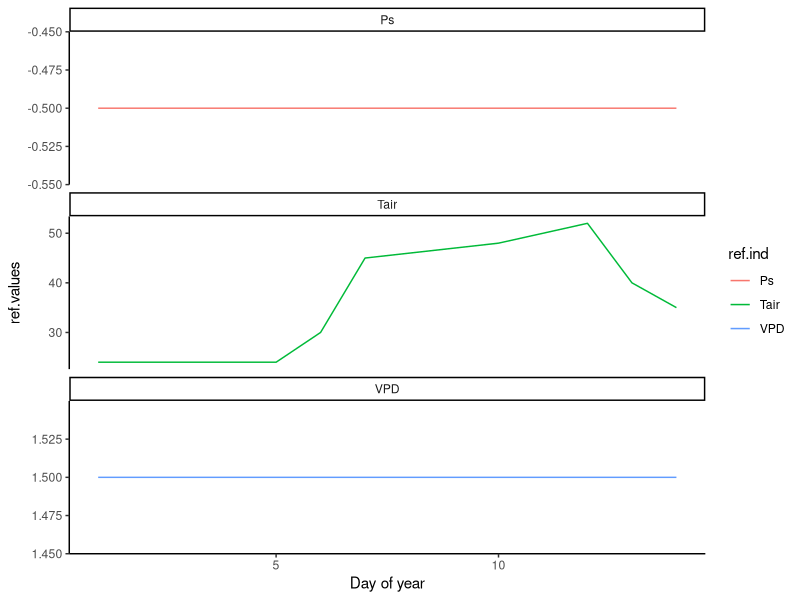
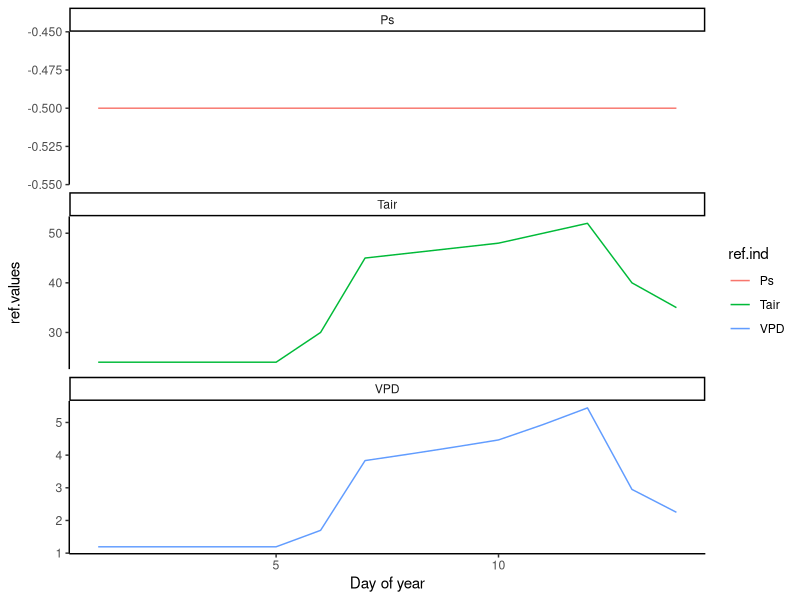
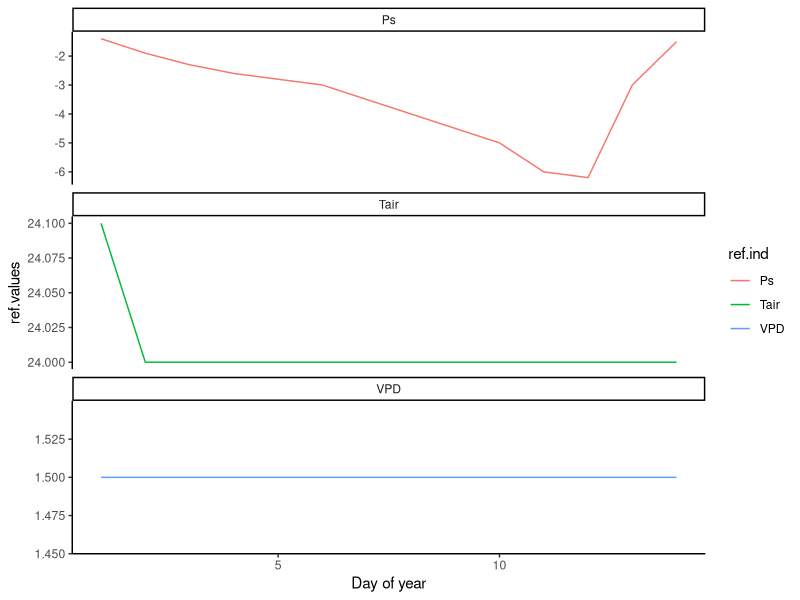
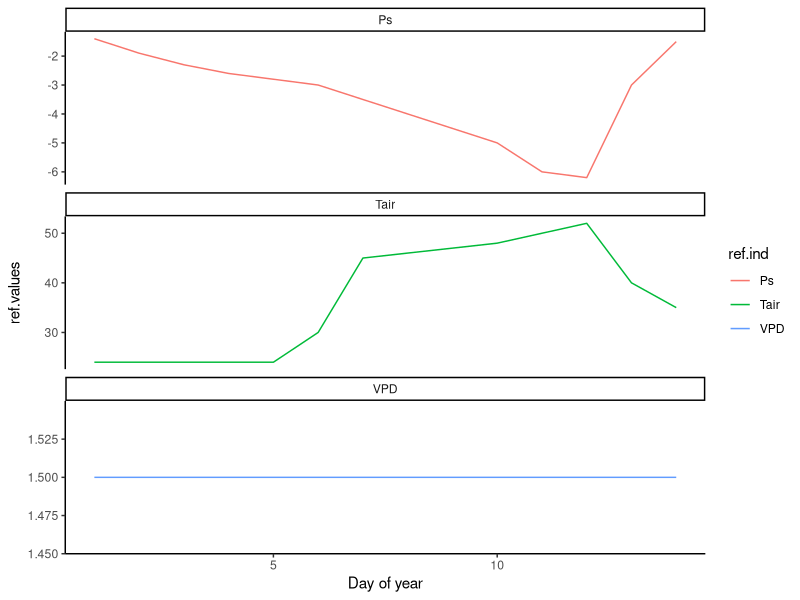
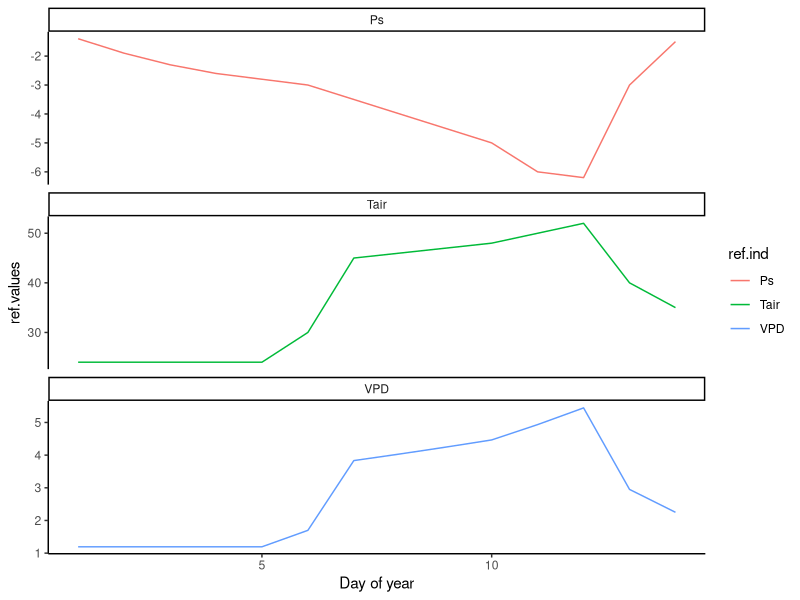
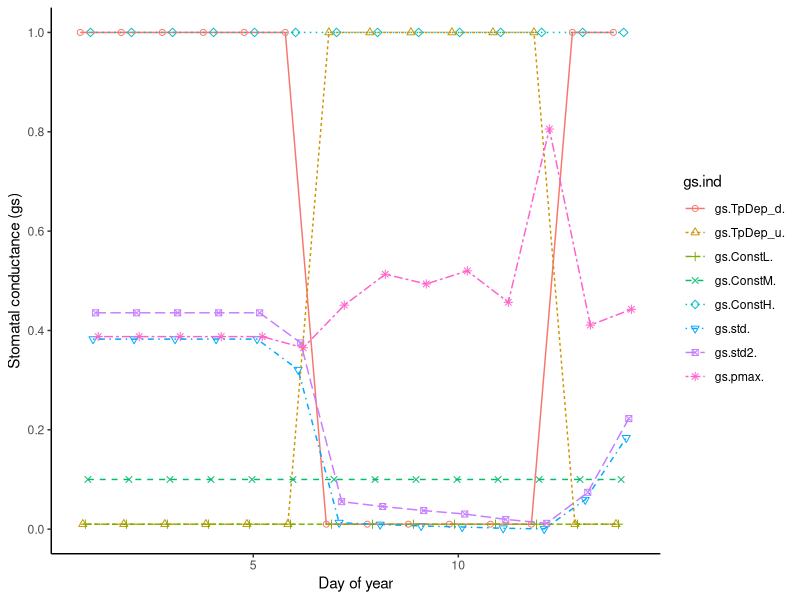
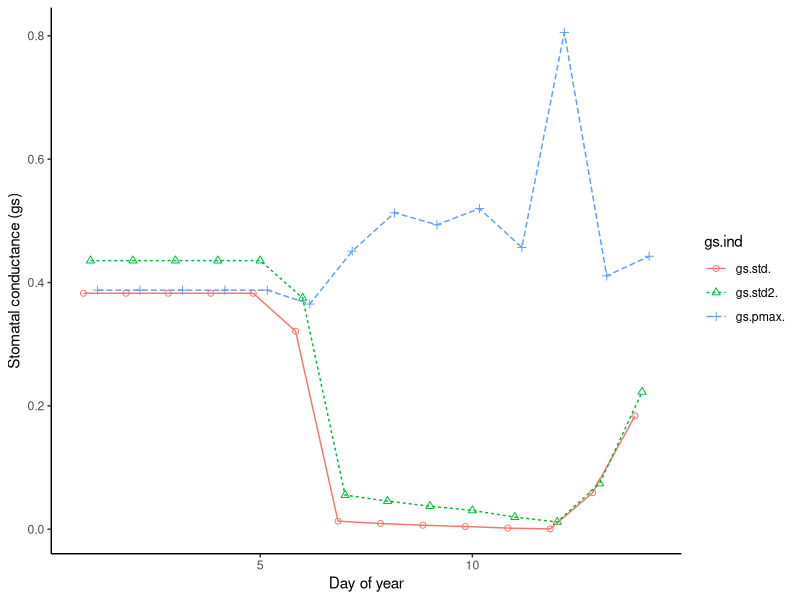
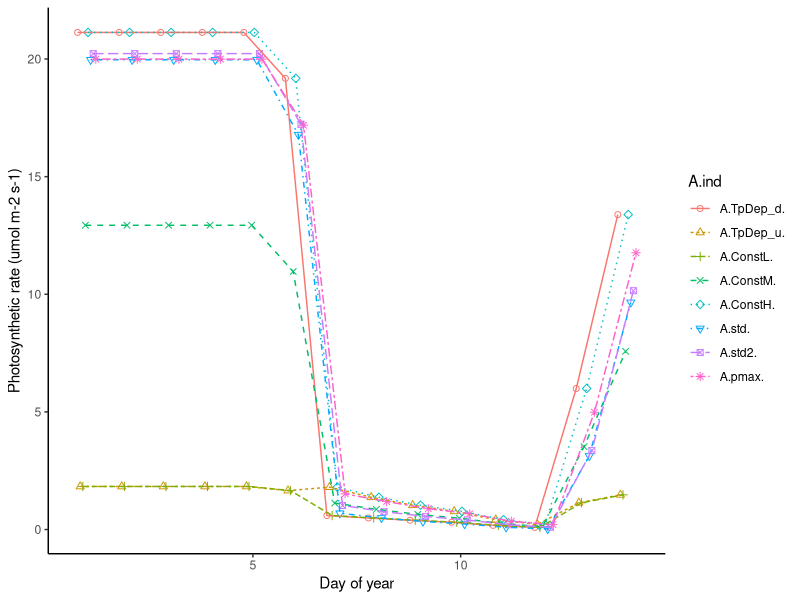

Generate these figures, in order, with R:
## ---- chunk 1
knitr::opts_chunk$set(echo = TRUE)
library(tidyverse)
library(ggpubr)
## ---- chunk 2
# Output data frame with all simulations
all_simulations = read.csv(
  'HW_drought_test/all_site_spp_simulations.csv') %>%
  rename(treatment = site_spp)


# Output data frames for individual simulations
drought_only = 
  subset(all_simulations, treatment=='drought_only')[,-1]
HW_only_constD = 
  subset(all_simulations, treatment=='HW_only_constD')[,-1]
HW_only_varD_pwr = 
  subset(all_simulations, treatment=='HW_only_varD_pwr')[,-1]
HW_only_varD_RH60 = 
  subset(all_simulations, treatment=='HW_only_varD_RH60')[,-1]
HW_and_drought_constD = 
  subset(all_simulations, treatment=='HW_and_drought_constD')[,-1]
HW_and_drought_varD_pwr = 
  subset(all_simulations, treatment=='HW_and_drought_varD_pwr')[,-1]
HW_and_drought_varD_RH60 = 
  subset(all_simulations, treatment=='HW_and_drought_varD_RH60')[,-1]
## ---- chunk 3
# Define function to reorganize data frames for plotting
create_plotting_df = function(df)
{
  df_1 = cbind(doy = df$doy, 
               Tair = df$Tair, 
               VPD = df$VPD, 
               Ps = df$Ps,
               A = stack(df[1:9]),
               E = stack(df[10:18]),
               gs = stack(df[19:27]),
               gb = stack(df[28:36]),
               Ci = stack(df[38:46]),
               Tleaf = stack(df[47:55]),               
               Pleaf = stack(df[56:64]),
               Rublim = stack(df[66:74]),
               ref = stack(df[75:77]),
               gmin.std2. = df$gmin.std2.,
               k.pmax. = df$k.pmax.
  )
  return(df_1)
}

# Apply function to all data frames
drought_only = create_plotting_df(drought_only)
HW_only_constD = create_plotting_df(HW_only_constD)
HW_only_varD_pwr = create_plotting_df(HW_only_varD_pwr)
HW_only_varD_RH60 = create_plotting_df(HW_only_varD_RH60)
HW_and_drought_constD = create_plotting_df(HW_and_drought_constD)
HW_and_drought_varD_pwr = create_plotting_df(HW_and_drought_varD_pwr)
HW_and_drought_varD_RH60 = create_plotting_df(HW_and_drought_varD_RH60)
## ---- chunk 4
# Define a function to plot time series for a given simulation, response, and environmental variable
plot_time_series = function(df, # Data frame for specific simulation
                            yval, # Response variable
                            yind, # Corresponding index
                            ref, # Environmental reference variable
                            coeff, # Scaling coefficient from yval to ref
                            int, # Scaling intercept from yval to ref
                            ylab, # y-axis label
                            reflab, # Environmental variable label
                            ybreaks # Specify breaks for y-axis
                            )
  {
  p = ggplot(df, 
             aes(x = doy)) + 
    geom_point(size = 1.7, position=position_dodge(width=0.5), 
               aes(y = {{yval}}, color = {{yind}}, shape = {{yind}})) + 
    geom_line(position=position_dodge(width=0.5), 
              aes(y = {{yval}}, linetype = {{yind}}, color = {{yind}})) +
    geom_line(position=position_dodge(width=0.5), aes(y = ({{ref}}-int)/coeff)) +
    theme_classic() + 
    scale_x_continuous(name = 'Day of year') + 
    scale_y_continuous(name = ylab,
                       breaks = ybreaks,
                       sec.axis = sec_axis(~. * coeff + int,
                                           name = reflab)) +
    scale_shape_manual(values=1:9)
}

#Same as previous, except without an environmental reference variable
plot_time_series_noref = function(df, # Data frame for specific simulation
                            yval, # Response variable
                            yind, # Corresponding index
                            ylab, # y-axis label
                            ybreaks # Specify breaks for y-axis
                            )
  {
  p = ggplot(df, 
             aes(x = doy)) + 
    geom_point(size = 1.7, position=position_dodge(width=0.5), 
               aes(y = {{yval}}, color = {{yind}}, shape = {{yind}})) + 
    geom_line(position=position_dodge(width=0.5), 
              aes(y = {{yval}}, linetype = {{yind}}, color = {{yind}})) +
    theme_classic() + 
    scale_x_continuous(name = 'Day of year') + 
    scale_y_continuous(name = ylab,
                       breaks = ybreaks) +
    scale_shape_manual(values=1:9)
}

#Same as previous, except without an environmental reference variable
plot_time_series_ref = function(df) # Data frame for specific simulation
  {
  ggplot(df,aes(x = doy, y = ref.values, color = ref.ind)) + 
    geom_line() +
    theme_classic() + 
    scale_x_continuous(name = 'Day of year') + 
   facet_wrap(~ref.ind, ncol = 1, scales = "free_y")
}
## ---- chunk 5
HW_constD_ref = plot_time_series_ref(HW_only_constD)
HW_varD_ref = plot_time_series_ref(HW_only_varD_RH60)

drought_ref = plot_time_series_ref(drought_only)

HWdr_constD_ref = plot_time_series_ref(HW_and_drought_constD)
HWdr_varD_ref = plot_time_series_ref(HW_and_drought_varD_RH60)

plot(HW_constD_ref)
plot(HW_varD_ref)
plot(drought_ref)
plot(HWdr_constD_ref)
plot(HWdr_varD_ref)
## ---- chunk 6

just_k = all_simulations %>%
  filter(!(treatment %in% c('HW_and_drought_varD_pwr','HW_only_varD_pwr', 'HW_and_drought_constD', 'HW_only_constD'))) %>%
  select(treatment, doy, k.pmax.)

time_series_k = ggplot(just_k, 
             aes(x = doy, y = k.pmax., color = treatment)) + 
    geom_point(size = 1.7, position=position_dodge(width=0.5), 
               aes( shape = treatment)) + 
    geom_line(position=position_dodge(width=0.5), 
              aes(linetype = treatment)) +

    theme_classic() + 
    scale_x_continuous(name = 'Day of year', breaks = seq(0,14, by=2)) + 
    scale_y_continuous(name = 'k (mmol m-2 s-1 MPa-1)') +
  geom_vline(xintercept = 6, color='red', linetype = 'dashed') +
  geom_hline(yintercept = 0.167, color='red', linetype = 'dashed')
## ---- chunk 7
HW_constD_GsvTime = plot_time_series_noref(df = subset(HW_only_constD,
                                                       gs.ind != 'gs.Treg.'
                                                 ),
                 y = gs.values, 
                 yind = gs.ind, 
                 ylab = "Stomatal conductance (gs)", 
                 ybreaks = c(-0.2, 0, 0.2, 0.4, 0.6, 0.8, 1)
                 )

HW_constD_GsvTime_1 = plot_time_series_noref(
  df = subset(HW_only_constD,
              gs.ind == 'gs.std.' | gs.ind == 'gs.std2.' | gs.ind == 'gs.pmax.'
              ),
  y = gs.values,
  yind = gs.ind,
  ylab = "Stomatal conductance (gs)",
  ybreaks = c(-0.2,0, 0.2, 0.4, 0.6, 0.8,1)
  )

plot(HW_constD_GsvTime)
plot(HW_constD_GsvTime_1)
## ---- chunk 8
HW_constD_AvTime = plot_time_series_noref(
  df = subset(HW_only_constD,
              A.ind != "A.Treg."),
  y = A.values, 
  yind = A.ind, 
  ylab = "Photosynthetic rate (umol m-2 s-1)", 
  ybreaks = seq(0,20, by=5)
  )

HW_constD_AvTime_1 = plot_time_series_noref(
  df = subset(HW_only_constD,
              gs.ind == 'gs.std.' | gs.ind == 'gs.std2.' | gs.ind == 'gs.pmax.'
              ),
  y = A.values,
  yind = A.ind,
  ylab = "Photosynthetic rate (umol m-2 s-1)", 
  ybreaks = seq(0,20, by=5)
  )

plot(HW_constD_AvTime)
plot(HW_constD_AvTime_1)
## ---- chunk 9
HW_constD_LWPvTime = plot_time_series_noref(
  df = subset(HW_only_constD,
              Pleaf.ind != 'Pleaf.Treg.'),
  y = Pleaf.values, 
  yind = Pleaf.ind, 
  ylab = "Leaf water potential (MPa)", 
  ybreaks = seq(-6, 0, by=2)
  )

HW_constD_LWPvTime_1 = plot_time_series_noref(
  df = subset(HW_only_constD,
              gs.ind == 'gs.std.' | gs.ind == 'gs.std2.' | gs.ind == 'gs.pmax.'
              ),
  y = Pleaf.values,
  yind = Pleaf.ind,
  ylab = "Leaf water potential (MPa)", 
  ybreaks = seq(-6,0, by=2)
  )

plot(HW_constD_LWPvTime)
plot(HW_constD_LWPvTime_1)
## ---- chunk 10
HW_constD_EvTime = plot_time_series_noref(
  df = subset(HW_only_constD,
              E.ind != 'E.Treg.'),
  y = E.values, 
  yind = E.ind, 
  ylab = "Transpiration rate (mmol m-2 s-1)", 
  ybreaks = seq(0,15, by=5)
  )

HW_constD_EvTime_1 = plot_time_series_noref(
  df = subset(HW_only_constD,
              gs.ind == 'gs.std.' | gs.ind == 'gs.std2.' | gs.ind == 'gs.pmax.'
              ),
  y = E.values,
  yind = E.ind,
  ylab = "Transpiration rate (mmol m-2 s-1)", 
  ybreaks = seq(0,15, by=5)
  )

plot(HW_constD_EvTime)
plot(HW_constD_EvTime_1)
## ---- chunk 11
HW_constD_TleafvTime = plot_time_series(
  df = subset(HW_only_constD, Tleaf.ind != 'Tleaf.Treg.'),
  y = Tleaf.values, 
  yind = Tleaf.ind, 
  ref = Tair, 
  coeff = 1, 
  int = 0,
  ylab = "Leaf and air temperature (°C)", 
  reflab = 'Air temperature (°C)', 
  ybreaks = seq(30,55,by=5)
  )

HW_constD_TleafvTime_1 = plot_time_series(
  df = subset(HW_only_constD,
              gs.ind == 'gs.std.' | gs.ind == 'gs.std2.' | gs.ind == 'gs.pmax.'
              ),
  y = Tleaf.values, 
  yind = Tleaf.ind, 
  ref = Tair, 
  coeff = 1, 
  int = 0,
  ylab = "Leaf and air temperature (°C)", 
  reflab = 'Air temperature (°C)', 
  ybreaks = c(-0.1, 0, 0.1, 0.2, 0.3, 0.4)
  )

HW_constD_TleafvTime_zoom = plot_time_series(
  df = subset(HW_only_constD, Tleaf.ind != 'Tleaf.Treg.' & doy > 1 & doy < 8),
  y = Tleaf.values, 
  yind = Tleaf.ind, 
  ref = Tair, 
  coeff = 1, 
  int = 0,
  ylab = "Leaf temperature (°C)", 
  reflab = 'Air temperature (°C)', 
  ybreaks = seq(30,55,by=5)
  )

plot(HW_constD_TleafvTime)

plot(HW_constD_TleafvTime_zoom)
## ---- chunk 12
HW_varD_GsvTime = plot_time_series_noref(df = HW_only_varD_RH60, 
                 y = gs.values, 
                 yind = gs.ind, 
                 ylab = "Stomatal conductance (gs)", 
                 ybreaks = c(-0.2, 0, 0.2, 0.4, 0.6, 0.8, 1)
                 )
HW_varD_GsvTime_1 = plot_time_series_noref(
  df = filter(HW_only_varD_RH60,
              gs.ind == 'gs.std.' | gs.ind == 'gs.std2.' | gs.ind == 'gs.pmax.'), 
  y = gs.values, 
  yind = gs.ind, 
  ylab = "Stomatal conductance (gs)", 
  ybreaks = c(-0.2, 0, 0.2, 0.4, 0.6, 0.8, 1)
  )

plot(HW_varD_GsvTime)
plot(HW_varD_GsvTime_1)
## ---- chunk 13
HW_varD_AvTime = plot_time_series_noref(
  df = subset(HW_only_varD_RH60,
              A.ind != "A.Treg."),
  y = A.values, 
  yind = A.ind, 
  ylab = "Photosynthetic rate (umol m-2 s-1)", 
  ybreaks = seq(0,20, by=5)
  )

HW_varD_AvTime_1 = plot_time_series_noref(
  df = subset(HW_only_varD_RH60,
              gs.ind == 'gs.std.' | gs.ind == 'gs.std2.' | gs.ind == 'gs.pmax.'
              ),
  y = A.values,
  yind = A.ind,
  ylab = "Photosynthetic rate (umol m-2 s-1)", 
  ybreaks = seq(0,20, by=5)
  )

plot(HW_varD_AvTime)
plot(HW_varD_AvTime_1)
## ---- chunk 14
HW_varD_LWPvTime = plot_time_series_noref(
  df = subset(HW_only_varD_RH60,
              Pleaf.ind != 'Pleaf.Treg.'),
  y = Pleaf.values, 
  yind = Pleaf.ind, 
  ylab = "Leaf water potential (MPa)", 
  ybreaks = seq(-10, 0, by=2)
  )

HW_varD_LWPvTime_1 = plot_time_series_noref(
  df = subset(HW_only_varD_RH60,
              gs.ind == 'gs.std.' | gs.ind == 'gs.std2.' | gs.ind == 'gs.pmax.'
              ),
  y = Pleaf.values,
  yind = Pleaf.ind,
  ylab = "Leaf water potential (MPa)", 
  ybreaks = seq(-10,0, by=2)
  )

plot(HW_varD_LWPvTime)
plot(HW_varD_LWPvTime_1)
## ---- chunk 15
HW_varD_EvTime = plot_time_series_noref(
  df = subset(HW_only_varD_RH60,
              E.ind != 'E.Treg.'),
  y = E.values, 
  yind = E.ind, 
  ylab = "Transpiration rate (mmol m-2 s-1)", 
  ybreaks = seq(0,35, by=5)
  )

HW_varD_EvTime_1 = plot_time_series_noref(
  df = subset(HW_only_varD_RH60,
              gs.ind == 'gs.std.' | gs.ind == 'gs.std2.' | gs.ind == 'gs.pmax.'
              ),
  y = E.values,
  yind = E.ind,
  ylab = "Transpiration rate (mmol m-2 s-1)", 
  ybreaks = seq(0,10, by=2)
  )

plot(HW_varD_EvTime)
plot(HW_varD_EvTime_1)
## ---- chunk 16
HW_varD_TleafvTime = plot_time_series(
  df = subset(HW_only_varD_RH60, Tleaf.ind != 'Tleaf.Treg.'), 
  y = Tleaf.values, 
  yind = Tleaf.ind, 
  ref = Tair, 
  coeff = 1, 
  int = 0,
  ylab = "Leaf and air temperature (°C)", 
  reflab = 'Air temperature (°C)', 
  ybreaks = seq(30,55, by=5)
)

HW_varD_TleafvTime_1 = plot_time_series(
  df = subset(HW_only_varD_RH60,
              gs.ind == 'gs.std.' | gs.ind == 'gs.std2.' | gs.ind == 'gs.pmax.'
              ),
  y = Tleaf.values, 
  yind = Tleaf.ind, 
  ref = Tair, 
  coeff = 1, 
  int = 0,
  ylab = "Leaf and air temperature (°C)", 
  reflab = 'Air temperature (°C)', 
  ybreaks = seq(30,55, by=5))

HW_varD_TleafvTime_zoom = plot_time_series(
  df = subset(HW_only_varD_RH60, Tleaf.ind != 'Tleaf.Treg.' & doy > 1 & doy < 8),
  y = Tleaf.values, 
  yind = Tleaf.ind, 
  ref = Tair, 
  coeff = 1, 
  int = 0,
  ylab = "Leaf temperature (°C)", 
  reflab = 'Air temperature (°C)', 
  ybreaks = c(-0.1, 0, 0.1, 0.2, 0.3, 0.4)
  )

plot(HW_varD_TleafvTime)

plot(HW_varD_TleafvTime_zoom)
## ---- chunk 17
drought_GsvTime = plot_time_series_noref(df = drought_only, 
                 y = gs.values, 
                 yind = gs.ind, 
                 ylab = "Stomatal conductance (gs)", 
                 ybreaks = c(0,0.2,0.4,0.6, 0.8,1)
                 )

drought_GsvTime_1 = plot_time_series_noref(
  df = filter(drought_only,
              gs.ind == 'gs.std.' | gs.ind == 'gs.std2.' | gs.ind == 'gs.pmax.'), 
  y = gs.values, 
  yind = gs.ind, 
  ylab = "Stomatal conductance (gs)", 
  ybreaks = c(-0.2, 0, 0.2, 0.4, 0.6, 0.8, 1)
  )

plot(drought_GsvTime)
plot(drought_GsvTime_1)
## ---- chunk 18
drought_AvTime = plot_time_series_noref(
  df = drought_only,
  y = A.values, 
  yind = A.ind, 
  ylab = "Photosynthetic rate (umol m-2 s-1)", 
  ybreaks = seq(0,20, by=5)
  )

drought_AvTime_1 = plot_time_series_noref(
  df = subset(drought_only,
              gs.ind == 'gs.std.' | gs.ind == 'gs.std2.' | gs.ind == 'gs.pmax.'
              ),
  y = A.values,
  yind = A.ind,
  ylab = "Photosynthetic rate (umol m-2 s-1)", 
  ybreaks = seq(0,20, by=5)
  )

plot(drought_AvTime)
plot(drought_AvTime_1)
## ---- chunk 19
drought_LWPvTime = plot_time_series_noref(
  df = subset(drought_only,
              ),
  y = Pleaf.values, 
  yind = Pleaf.ind, 
  ylab = "Leaf water potential (MPa)", 
  ybreaks = seq(-10, -2, by=2)
  )

drought_LWPvTime_1 = plot_time_series_noref(
  df = subset(drought_only,
              gs.ind == 'gs.std.' | gs.ind == 'gs.std2.' | gs.ind == 'gs.pmax.'
              ),
  y = Pleaf.values,
  yind = Pleaf.ind,
  ylab = "Leaf water potential (MPa)", 
  ybreaks = seq(-10,-2, by=2)
  )

plot(drought_LWPvTime)
plot(drought_LWPvTime_1)
## ---- chunk 20
drought_EvTime = plot_time_series_noref(
  df = subset(drought_only,
              E.ind != 'E.Treg.'),
  y = E.values, 
  yind = E.ind, 
  ylab = "Transpiration rate (mmol m-2 s-1)", 
  ybreaks = seq(0,12, by=2)
  )

drought_EvTime_1 = plot_time_series_noref(
  df = subset(drought_only,
              gs.ind == 'gs.std.' | gs.ind == 'gs.std2.' | gs.ind == 'gs.pmax.'
              ),
  y = E.values,
  yind = E.ind,
  ylab = "Transpiration rate (mmol m-2 s-1)", 
  ybreaks = seq(0,12, by=2)
  )

plot(drought_EvTime)
plot(drought_EvTime_1)
## ---- chunk 21
drought_TleafvTime = plot_time_series(
  df = drought_only, 
  y = Tleaf.values, 
  yind = Tleaf.ind, 
  ref = Tair,
  coeff = 1, 
  int = 0,
  ylab = "Leaf and air temperature (°C)", 
  reflab = 'Air temperature (°C)', 
  ybreaks = c(23,24,25,26,27)
  )

drought_TleafvTime_1 = plot_time_series(
  df = subset(drought_only,
   gs.ind == 'gs.std.' | gs.ind == 'gs.std2.' | gs.ind == 'gs.pmax.'           ), 
  y = Tleaf.values, 
  yind = Tleaf.ind, 
  ref = Tair,
  coeff = 1, 
  int = 0,
  ylab = "Leaf and air temperature (°C)", 
  reflab = 'Air temperature (°C)', 
  ybreaks = c(23,24,25,26,27)
  )

plot(drought_TleafvTime)
## ---- chunk 22
HWdrought_constD_GsvTime = plot_time_series_noref(
  df = subset(HW_and_drought_constD,
              gs.ind != 'gs.Treg.'
              ), 
  y = gs.values, 
  yind = gs.ind, 
  ylab = "Stomatal conductance (gs)", 
  ybreaks = seq(-0.2,1, by=0.2)
  )

HWdrought_constD_GsvTime_1 = plot_time_series_noref(
  df = filter(HW_and_drought_constD,
              gs.ind == 'gs.std.' | gs.ind == 'gs.std2.' | gs.ind == 'gs.pmax.'), 
  y = gs.values, 
  yind = gs.ind, 
  ylab = "Stomatal conductance (gs)", 
  ybreaks = c(-0.2, 0, 0.2, 0.4, 0.6, 0.8, 1)
  )

plot(HWdrought_constD_GsvTime)
plot(HWdrought_constD_GsvTime_1)
## ---- chunk 23
HWdrought_constD_AvTime = plot_time_series_noref(
  df = subset(HW_and_drought_constD,
              A.ind != 'A.Treg.'),
  y = A.values, 
  yind = A.ind, 
  ylab = "Photosynthetic rate (umol m-2 s-1)", 
  ybreaks = seq(0,20, by=5)
  )

HWdrought_constD_AvTime_1 = plot_time_series_noref(
  df = subset(HW_and_drought_constD,
              gs.ind == 'gs.std.' | gs.ind == 'gs.std2.' | gs.ind == 'gs.pmax.'
              ),
  y = A.values,
  yind = A.ind,
  ylab = "Photosynthetic rate (umol m-2 s-1)", 
  ybreaks = seq(0,20, by=5)
  )

plot(HWdrought_constD_AvTime)
plot(HWdrought_constD_AvTime_1)
## ---- chunk 24
HWdrought_constD_LWPvTime = plot_time_series_noref(
  df = subset(HW_and_drought_constD,
              Pleaf.ind != 'Pleaf.Treg.'),
  y = Pleaf.values, 
  yind = Pleaf.ind, 
  ylab = "Leaf water potential (MPa)", 
  ybreaks = seq(-10, -2, by=2)
  )

HWdrought_constD_LWPvTime_1 = plot_time_series_noref(
  df = subset(HW_and_drought_constD,
              gs.ind == 'gs.std.' | gs.ind == 'gs.std2.' | gs.ind == 'gs.pmax.'
              ),
  y = Pleaf.values,
  yind = Pleaf.ind,
  ylab = "Leaf water potential (MPa)", 
  ybreaks = seq(-10,-2, by=2)
  )

plot(HWdrought_constD_LWPvTime)
plot(HWdrought_constD_LWPvTime_1)
## ---- chunk 25
HWdrought_constD_EvTime = plot_time_series_noref(
  df = subset(HW_and_drought_constD,
              E.ind != 'E.Treg.'),
  y = E.values, 
  yind = E.ind, 
  ylab = "Transpiration rate (mmol m-2 s-1)", 
  ybreaks = seq(0,14, by=2)
  )

HWdrought_constD_EvTime_1 = plot_time_series_noref(
  df = subset(HW_and_drought_constD,
              gs.ind == 'gs.std.' | gs.ind == 'gs.std2.' | gs.ind == 'gs.pmax.'
              ),
  y = E.values,
  yind = E.ind,
  ylab = "Transpiration rate (mmol m-2 s-1)", 
  ybreaks = seq(0,14, by=2)
  )

plot(HWdrought_constD_EvTime)
plot(HWdrought_constD_EvTime_1)
## ---- chunk 26
HWdrought_constD_TleafvTime = plot_time_series(
  df = subset(HW_and_drought_constD,Tleaf.ind != 'Tleaf.Treg.'), 
  y = Tleaf.values, 
  yind = Tleaf.ind, 
  ref = Tair, 
  coeff = 1, 
  int = 0,
  ylab = "Leaf and air temperature (°C)", 
  reflab = 'Air temperature (°C)', 
  ybreaks = c(30, 40, 50, 60)
  )

HWdrought_constD_TleafvTime_1 = plot_time_series(
  df = subset(HW_and_drought_constD,
              gs.ind == 'gs.std.' | gs.ind == 'gs.std2.' | gs.ind == 'gs.pmax.'
 ),
 y = Tleaf.values, 
  yind = Tleaf.ind, 
  ref = Tair, 
  coeff = 1, 
  int = 0,
  ylab = "Leaf and air temperature (°C)", 
  reflab = 'Air temperature (°C)', 
  ybreaks = c(30, 40, 50, 60)
  )

plot(HWdrought_constD_TleafvTime)
## ---- chunk 27
HWdrought_constD_TleafvTime_zoom = plot_time_series(
  df = subset(HW_and_drought_constD,Tleaf.values<9999 & doy>6 & doy<13), 
  y = Tleaf.values, 
  yind = Tleaf.ind, 
  ref = Tair, 
  coeff = 1, 
  int = 0,
  ylab = "Leaf temperature (°C)", 
  reflab = 'Air temperature (°C)', 
  ybreaks = seq(40,55, by=5)
  )



plot(HWdrought_constD_TleafvTime_zoom)

## ---- chunk 28
HWdrought_varD_GsvTime = plot_time_series_noref(df = HW_and_drought_varD_RH60, 
                 y = gs.values, 
                 yind = gs.ind, 
                 ylab = "Stomatal conductance (gs)", 
                 ybreaks = seq(-0.2,1, by=0.2)
                 )

HWdrought_varD_GsvTime_1 = plot_time_series_noref(
  df = filter(HW_and_drought_varD_RH60,
              gs.ind == 'gs.std.' | gs.ind == 'gs.std2.' | gs.ind == 'gs.pmax.'), 
  y = gs.values, 
  yind = gs.ind, 
  ylab = "Stomatal conductance (gs)", 
  ybreaks = c(-0.2, 0, 0.2, 0.4, 0.6, 0.8, 1)
  )

plot(HWdrought_varD_GsvTime)
plot(HWdrought_varD_GsvTime_1)

## ---- chunk 29
HWdrought_varD_AvTime = plot_time_series_noref(
  df = subset(HW_and_drought_varD_RH60,A.ind != 'A.Treg.'
  ),
  y = A.values, 
  yind = A.ind, 
  ylab = "Photosynthetic rate (umol m-2 s-1)", 
  ybreaks = seq(0,20, by=5)
  )

HWdrought_varD_AvTime_1 = plot_time_series_noref(
  df = subset(HW_and_drought_varD_RH60,
              gs.ind == 'gs.std.' | gs.ind == 'gs.std2.' | gs.ind == 'gs.pmax.'
              ),
  y = A.values,
  yind = A.ind,
  ylab = "Photosynthetic rate (umol m-2 s-1)", 
  ybreaks = seq(0,20, by=5)
  )

plot(HWdrought_varD_AvTime)
plot(HWdrought_varD_AvTime_1)
## ---- chunk 30
HWdrought_varD_LWPvTime = plot_time_series_noref(
  df = subset(HW_and_drought_varD_RH60,
              Pleaf.ind != 'Pleaf.Treg.'),
  y = Pleaf.values, 
  yind = Pleaf.ind, 
  ylab = "Leaf water potential (MPa)", 
  ybreaks = seq(-10, 0, by=2)
  )

HWdrought_varD_LWPvTime_1 = plot_time_series_noref(
  df = subset(HW_and_drought_varD_RH60,
              gs.ind == 'gs.std.' | gs.ind == 'gs.std2.' | gs.ind == 'gs.pmax.'
              ),
  y = Pleaf.values,
  yind = Pleaf.ind,
  ylab = "Leaf water potential (MPa)", 
  ybreaks = seq(-10,-2, by=2)
  )

plot(HWdrought_varD_LWPvTime)
plot(HWdrought_varD_LWPvTime_1)
## ---- chunk 31
HWdrought_varD_EvTime = plot_time_series_noref(
  df = subset(HW_and_drought_varD_RH60,
              E.ind != 'E.Treg.'),
  y = E.values, 
  yind = E.ind, 
  ylab = "Transpiration rate (mmol m-2 s-1)", 
  ybreaks = seq(0,35, by=5)
  )

HWdrought_varD_EvTime_1 = plot_time_series_noref(
  df = subset(HW_and_drought_varD_RH60,
              gs.ind == 'gs.std.' | gs.ind == 'gs.std2.' | gs.ind == 'gs.pmax.'
              ),
  y = E.values,
  yind = E.ind,
  ylab = "Transpiration rate (mmol m-2 s-1)", 
  ybreaks = seq(0,35, by=5)
  )

plot(HWdrought_varD_EvTime)
plot(HWdrought_varD_EvTime_1)
## ---- chunk 32
HWdrought_varD_TleafvTime = plot_time_series(
  df = subset(HW_and_drought_varD_RH60,Tleaf.ind != 'Tleaf.Treg.'), 
  y = Tleaf.values, 
  yind = Tleaf.ind, 
  ref = Tair, 
  coeff = 1, 
  int = 0,
  ylab = "Leaf and air temperature (°C)", 
  reflab = 'Air temperature (°C)', 
  ybreaks = c(30, 40, 50, 60)
  )

HWdrought_varD_TleafvTime_1 = plot_time_series(
  df = subset(HW_and_drought_varD_RH60,
              gs.ind == 'gs.std.' | gs.ind == 'gs.std2.' | gs.ind == 'gs.pmax.'
              ),
  y = Tleaf.values, 
  yind = Tleaf.ind, 
  ref = Tair, 
  coeff = 1, 
  int = 0,
  ylab = "Leaf and air temperature (°C)", 
  reflab = 'Air temperature (°C)', 
  ybreaks = c(30, 40, 50, 60)
  )

plot(HWdrought_varD_TleafvTime)
## ---- chunk 33
HWdrought_varD_TleafvTime_zoom = plot_time_series(
  df = subset(HW_and_drought_varD_RH60,Tleaf.ind != 'Tleaf.Treg.' & doy>6 & doy<13), 
  y = Tleaf.values, 
  yind = Tleaf.ind, 
  ref = Tair, 
  coeff = 1, 
  int = 0,
  ylab = "Leaf temperature (°C)", 
  reflab = 'Air temperature (°C)', 
  ybreaks = seq(40,55, by=5)
  )
HWdrought_varD_TleafvTime_zoom_1 = plot_time_series(
  df = subset(HW_and_drought_varD_RH60, Tleaf.ind %in% c('Tleaf.std.', 'Tleaf.std2.', 'Tleaf.pmax.') & doy>6 & doy<13), 
  y = Tleaf.values, 
  yind = Tleaf.ind, 
  ref = Tair, 
  coeff = 1, 
  int = 0,
  ylab = "Leaf temperature (°C)", 
  reflab = 'Air temperature (°C)', 
  ybreaks = seq(40,55, by=5)
  )
plot(HWdrought_varD_TleafvTime_zoom)
